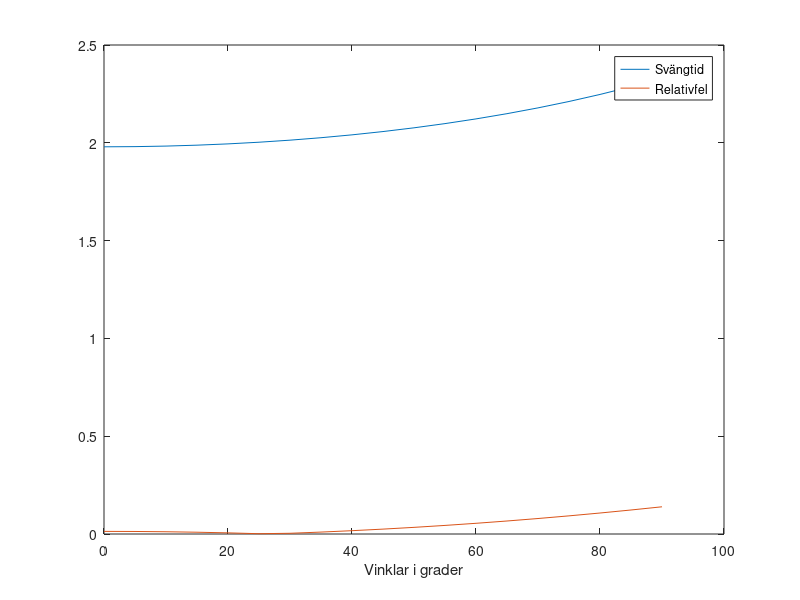

Write the MATLAB code that produced this figure.
%
%
%

clear all, close all, clc

%Laboration 4, 4 b)

%Definera värden:
L = 1;
g = 9.81;
h = 0.1;

integralvarden = [];
for fi = [0:5:90]
In = [];

for alpha = [0:h:pi/2]
    
    k = sind(fi/2);
    I = 1/((1-(k^2)*sin(alpha)^2)^0.5);
  if alpha == 0
      I = I/2;
  end
  if alpha == pi/2
      I = I/2;
  end
  In = [In I]; %värdena från integralen
  
end

  Int = sum(In);   
  Integralen = h*Int;   %räknar ut värdet för integralen
  
  integralvarden = [integralvarden; Integralen];    %alla integralvärden för alla olika fi
  
end  

T = integralvarden*(4*(L/g)^0.5); %beräknar värden för svängningstiden T.

fi = [0:5:90];

plot(fi, T)
hold on

appr = 2*pi*sqrt(L/g);

rel_err = (abs(T-appr))./T

plot(fi, rel_err);

xlabel('Vinklar i grader');
legend('Svängtid', 'Relativfel');

